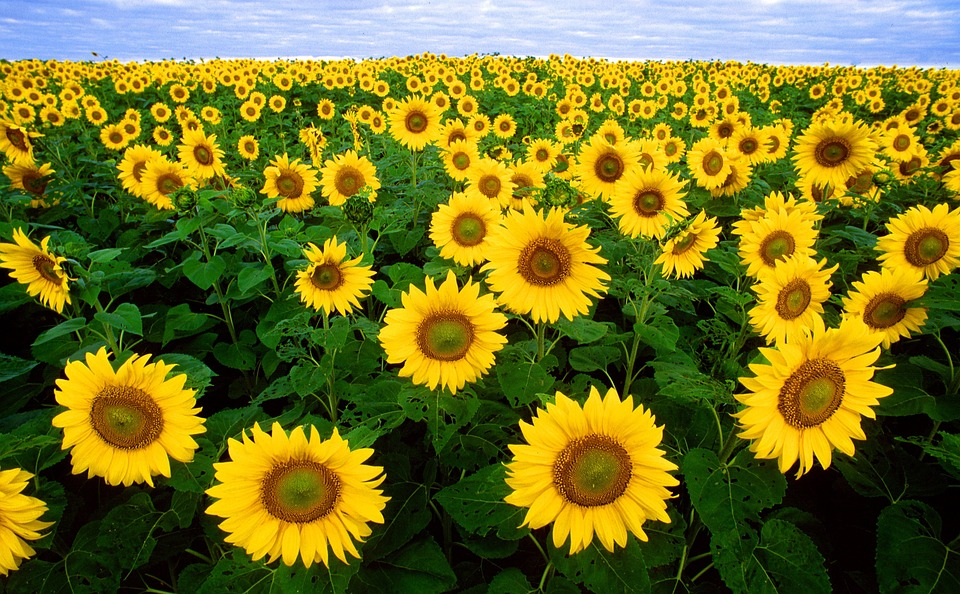
%> input picture Week06/L06 sunflower.png, 960 x 594 px
$ octave Lesson06Laplacian.m   (GNU Octave 9; MATLAB toolbox functions it lacks are replaced by stand-ins)
%> lines starting %> are read from the running program, lines starting %| are printed output that depends on the picture
I = imread('L06 sunflower.png');
%> I is the input picture: size 594x960x3 uint8; mean R, G, B 115.5, 113.9, 35.2
mrp = multiresolutionPyramid(I,4);
%visualizePyramid(mrp);
lapp = laplacianPyramid(mrp);
%showLaplacianPyramid(lapp);
lapp_quantized = roundPixelValues(lapp);
out = reconstructFromLaplacianPyramid(lapp_quantized);
subplot(2,1,1); imshow(I); % Original
subplot(2,1,2); imshow(out);

function mrp = multiresolutionPyramid(A,num_levels)
%> called with num_levels = 4
    %multiresolutionPyramid(A,numlevels)
%   mrp = multiresolutionPyramid(A,numlevels) returns a multiresolution
%   pyramd from the input image, A. The output, mrp, is a 1-by-numlevels
%   cell array. The first element of mrp, mrp{1}, is the input image.
%
%   If numlevels is not specified, then it is automatically computed to
%   keep the smallest level in the pyramid at least 32-by-32.
%   from https://blogs.mathworks.com/steve/2019/04/09/multiresolution-image-pyramids-and-impyramid-part-2/
%   Steve Eddins
    A = im2double(A);
    M = size(A,1);
%> M = 594
    N = size(A,2);
%> N = 960
    if nargin < 2
        lower_limit = 32;
        num_levels = min(floor(log2([M N]) - log2(lower_limit))) + 1;
    else
        num_levels = min(num_levels, min(floor(log2([M N]))) + 2);
%> num_levels = 4
    end
    mrp = cell(1,num_levels);
%> mrp = {[], [], [], []}
    smallest_size = [M N] / 2^(num_levels - 1);
%> smallest_size = [74.25 120]
    smallest_size = ceil(smallest_size);
%> smallest_size = [75 120]
    padded_size = smallest_size * 2^(num_levels - 1);
%> padded_size = [600 960]
    Ap = padarray(A,padded_size - [M N],'replicate','post');
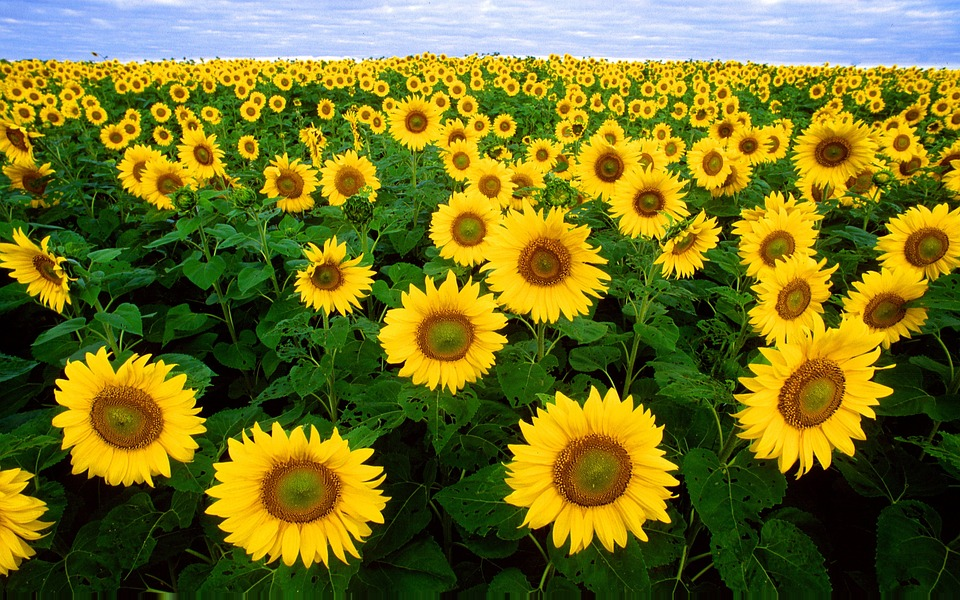
%> Ap: size 600x960x3 double; mean R, G, B 0.449, 0.444, 0.137
    mrp{1} = Ap;
    for k = 2:num_levels
        mrp{k} = imresize(mrp{k-1},0.5,'bilinear');
    end
%> after the loop, mrp = 4 items
    mrp{1} = A;
end

% [25 lines left out: function visualizePyramid, not called in this run]

function lapp = laplacianPyramid(mrp)
    % Steve Eddins
    lapp = cell(size(mrp));
%> lapp = {[], [], [], []}
    num_levels = numel(mrp);
    lapp{num_levels} = mrp{num_levels};
    for k = 1:(num_levels - 1)
        A = mrp{k};
        B = imresize(mrp{k+1},2,'bilinear');
        [M,N,~] = size(A);
        lapp{k} = A - B(1:M,1:N,:);
    end
%> this loop made 3 passes
%> (M, N) on passes 1 to 3: (594, 960), (300, 480), (150, 240)
%> pass 1, in laplacianPyramid, `B = imresize(mrp{k+1},2,'bilinear');`:
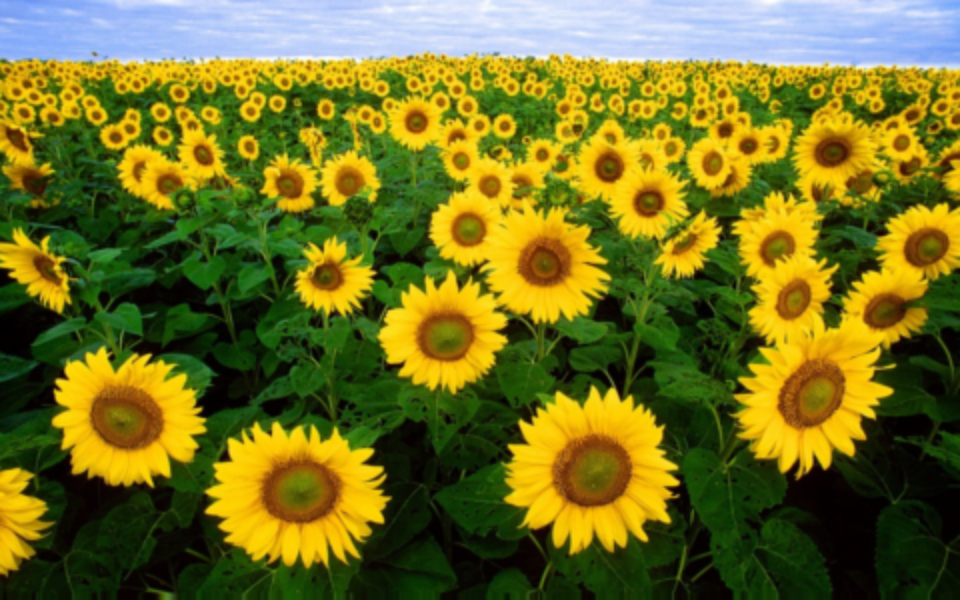
%> B: size 600x960x3 double; mean R, G, B 0.449, 0.444, 0.137; mean of the top-left, top-right, bottom-left and bottom-right quarters 0.428, 0.502, 0.224, 0.219
%> pass 2, in laplacianPyramid, `B = imresize(mrp{k+1},2,'bilinear');`:
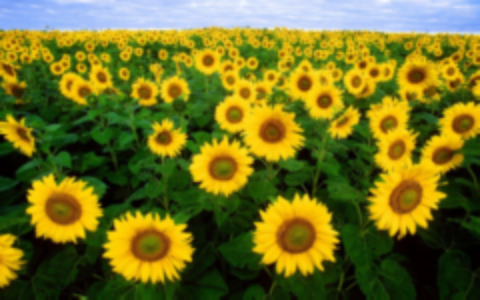
%> B: size 300x480x3 double; mean R, G, B 0.449, 0.444, 0.137; mean of the top-left, top-right, bottom-left and bottom-right quarters 0.428, 0.502, 0.225, 0.219
%> pass 3, in laplacianPyramid, `A = mrp{k};`:
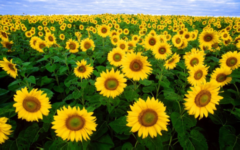
%> A: size 150x240x3 double; mean R, G, B 0.449, 0.444, 0.137
%> after the loop, lapp = 4 items
    lapp{end} = mrp{end};
end

% [28 lines left out: function showLaplacianPyramid, not called in this run]

function lapp_quantized = roundPixelValues(lapp)
    for k = 1:(numel(lapp) - 1)
        lapp_quantized{k} = round(lapp{k},1);
    end
%> this loop made 3 passes
%> after the loop, lapp_quantized = 3 items
%> `lapp_quantized = roundPixelValues(lapp);`: lapp_quantized = 4 items
    lapp_quantized{numel(lapp)} = lapp{end};
end

function out = reconstructFromLaplacianPyramid(lapp)
    % Steve Eddins
    num_levels = numel(lapp);
    out = lapp{end};
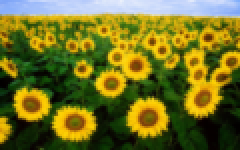
%> out: size 75x120x3 double (shown 2 times larger); mean R, G, B 0.449, 0.444, 0.137
    for k = (num_levels - 1) : -1 : 1
        out = imresize(out,2,'bilinear');
        g = lapp{k};
        [M,N,~] = size(g);
        out = out(1:M,1:N,:) + g;
    end
%> this loop made 3 passes
%> (k, M, N) on passes 1, 3: (3, 150, 240), (1, 594, 960)
%> pass 1, in reconstructFromLaplacianPyramid, `g = lapp{k};`:
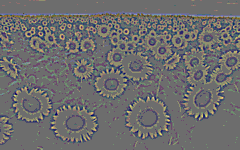
%> g: size 150x240x3 double; mean R, G, B 0.000669, -0.000625, 0.000842; drawn with min black and max white
%> after the loop:
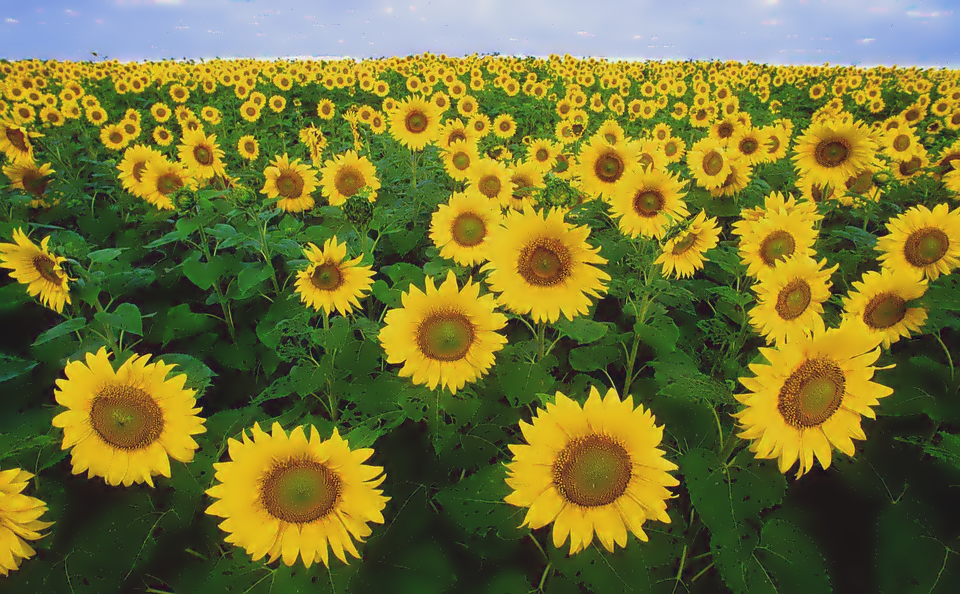
%> out: size 594x960x3 double; mean R, G, B 0.454, 0.446, 0.143; drawn with min black and max white
end

$ run again, with Week06/Sunflower_top3LaplaceLayers.png copied over Week06/L06 sunflower.png
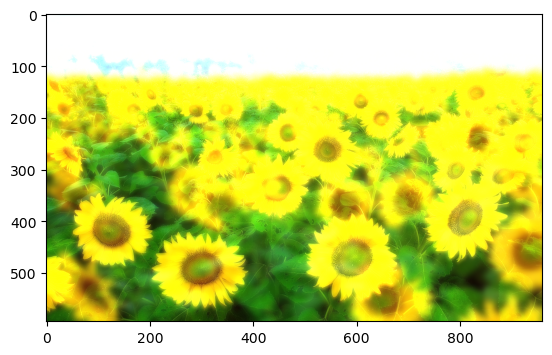
%> input picture Week06/Sunflower_top3LaplaceLayers.png, 552 x 355 px
%> I is the input picture: size 355x552x3 uint8; mean R, G, B 208.2, 216.9, 109.3
%> after the loop in multiresolutionPyramid, `for k = 2:num_levels`: mrp = 4 items
%> in laplacianPyramid, `lapp = cell(size(mrp));`: lapp = {[], [], [], []}
%> the loop in laplacianPyramid, `for k = 1:(num_levels - 1)` made 3 passes
%> (M, N) on passes 1 to 3: (355, 552), (180, 276), (90, 138)
%> after the loop in laplacianPyramid, `for k = 1:(num_levels - 1)`: lapp = 4 items
%> the loop in roundPixelValues, `for k = 1:(numel(lapp) - 1)` made 3 passes
%> after the loop in roundPixelValues, `for k = 1:(numel(lapp) - 1)`: lapp_quantized = 3 items
%> `lapp_quantized = roundPixelValues(lapp);`: lapp_quantized = 4 items
%> the loop in reconstructFromLaplacianPyramid, `for k = (num_levels - 1) : -1 : 1` made 3 passes
%> (k, M, N) on passes 1, 3: (3, 90, 138), (1, 355, 552)
%> pass 1, in reconstructFromLaplacianPyramid, `g = lapp{k};`:
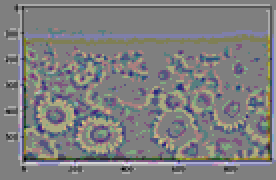
%> g: size 90x138x3 double (shown 2 times larger); mean R, G, B -0.00129, -0.00155, 0.000507; drawn with min black and max white
%> after the loop in reconstructFromLaplacianPyramid, `for k = (num_levels - 1) : -1 : 1`:
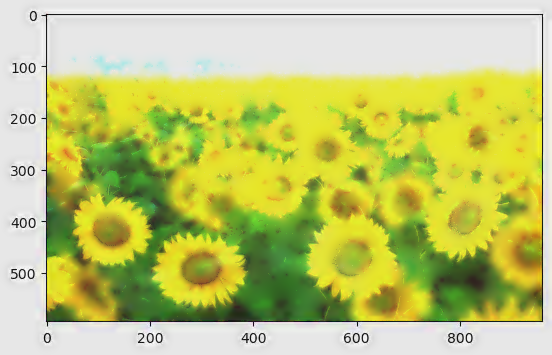
%> out: size 355x552x3 double; mean R, G, B 0.814, 0.846, 0.428; drawn with min black and max white
